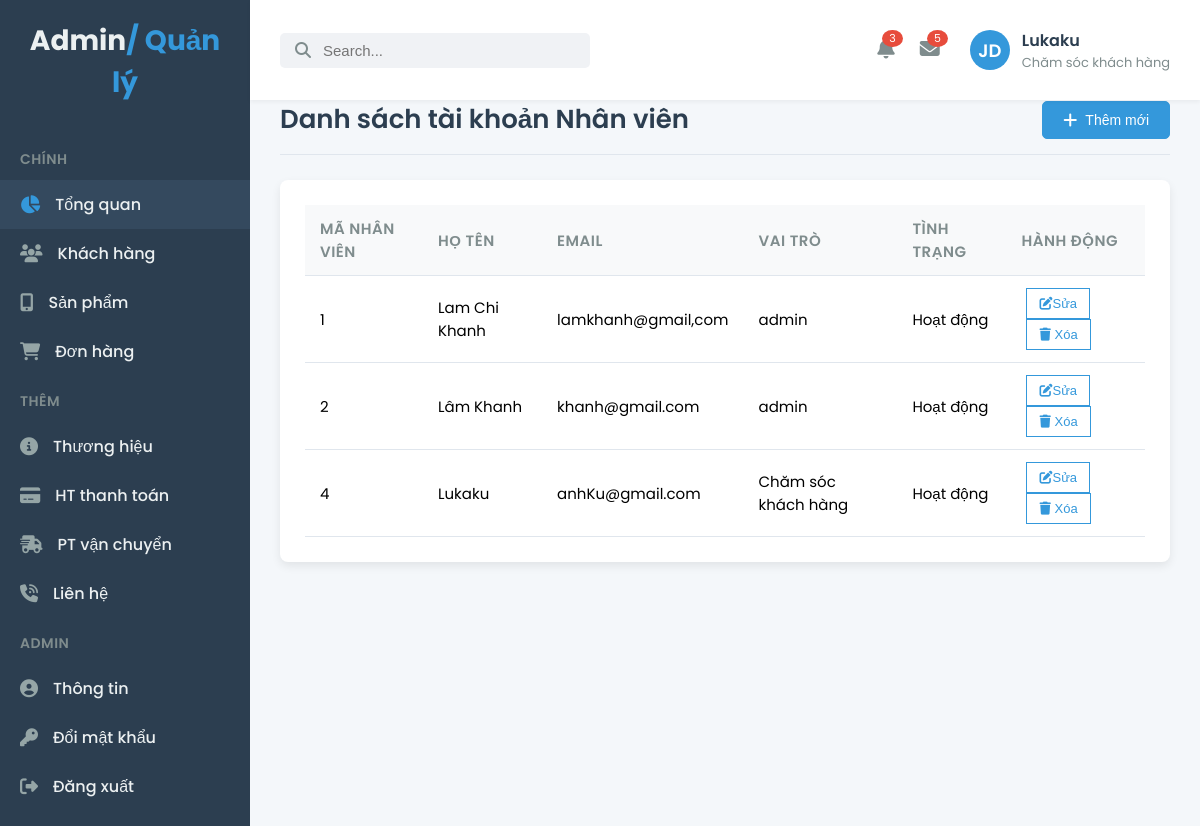
Page /admin/admin-list.php (signed in) on the committed database.
### tables this page shows
CREATE TABLE `quan_tri` (
  `id_admin` int(11) NOT NULL,
  `hoten` varchar(50) NOT NULL,
  `email` varchar(50) NOT NULL,
  `matkhau` varchar(255) NOT NULL,
  `avatar` varchar(255) DEFAULT NULL,
  `vaitro` tinyint(4) NOT NULL COMMENT '0: admin, 1: nhân viên sale, 2: chăm sóc khách hàng, 3: nhân viên kho, 4: kế toán, 5: quản lý',
  `trangthai` tinyint(4) NOT NULL DEFAULT 0 COMMENT '0: active, 1: deactive',
  `ngay_tao` datetime NOT NULL DEFAULT current_timestamp()
);

### admin/admin-list.php (the view, shortened to what this page needs)
<?php
    include_once "sidebar.php";
    require_once "connect.php";
    $sql = "SELECT * FROM quan_tri";
    $query = mysqli_query($conn, $sql);
?>
<div class="main-content">
  <div class="page-title">
    <div class="title">Danh sách tài khoản Nhân viên</div>
    <div class="action-buttons">
      <button class="btn btn-primary">
        <a href="admin-add.php"><i class="fas fa-plus"></i>
        Thêm mới </a>
      </button>
    </div>
  </div>
  <div class="table-card">
    <table class="data-table">
      <thead>
        <tr>
          <th>Mã nhân viên</th>
          <th>Họ tên</th>
          <th>Email</th>
          <th>Vai trò</th>
          <th>Tình trạng</th>
          <th>Hành động</th>
        </tr>
      </thead>
      <tbody>
          <?php foreach($query as $nhanvien): ?>
            <tr>
              <td><?php echo $nhanvien["id_admin"]  ?></td>
              <td><?php echo $nhanvien["hoten"] ?></td>
              <td><?php echo $nhanvien["email"] ?></td>
              <td><?php switch($nhanvien["vaitro"]) {
                case 0: echo "admin"; break;
                case 2: echo "Chăm sóc khách hàng"; break;
              }
              ?></td>
              <td><?php echo $nhanvien["trangthai"]==0 ? "Hoạt động" : "Bị khóa" ?></td>
              <td>
                <a href="admin-update.php?id_admin=<?php echo $nhanvien["id_admin"] ?>"><button class="btn btn-outline btn-sm">
                  <i class="fa-solid fa-pen-to-square"></i>Sửa
                </button></a>
                <a href="admin-delete.php?id_admin=<?php echo $nhanvien["id_admin"] ?>" onclick="return confirm('Bạn có chắc chắn xóa dữ liệu này không?')"><button class="btn btn-outline btn-sm">
                  <i class="fa-solid fa-trash"></i> Xóa
                </button></a>
              </td>
            </tr>
          <?php endforeach; ?>
      </tbody>
    </table>
  </div>
</div>
<?php include_once "footer.php"; ?>

### css/style.css (style rules this page uses)
body { font-family: 'Poppins', sans-serif; margin: 0; background-color: #f4f7fa; display: flex; min-height: 100vh; }
.main-content { flex-grow: 1; padding: 30px; background-color: #f4f7fa; overflow-y: auto; }
.page-title { display: flex; justify-content: space-between; align-items: center; margin-bottom: 25px; padding-bottom: 15px; border-bottom: 1px solid #e0e6ed; }
.page-title .title { font-size: 26px; font-weight: 600; color: #2c3e50; }
.action-buttons .btn { padding: 10px 20px; border-radius: 5px; font-size: 14px; font-weight: 500; cursor: pointer; transition: all 0.3s ease; text-decoration: none; display: inline-flex; align-items: center; justify-content: center; color: #ffffff; }
.action-buttons .btn a { color: #ffffff; text-decoration: none; display: flex; align-items: center; }
.action-buttons .btn i { margin-right: 8px; font-size: 16px; }
.btn-primary { background-color: #3498db; border: 1px solid #3498db; color: #ffffff; }
.btn-outline { background-color: transparent; border: 1px solid #7f8c8d; color: #7f8c8d; margin-left: 10px; }
.table-card { background-color: #ffffff; border-radius: 8px; box-shadow: 0 4px 10px rgba(0, 0, 0, 0.08); padding: 25px; margin-bottom: 30px; }
.data-table { width: 100%; border-collapse: collapse; font-size: 15px; text-align: left; }
.data-table th, .data-table td { padding: 12px 15px; border-bottom: 1px solid #e0e6ed; }
.data-table th { background-color: #f8f9fa; color: #7f8c8d; font-weight: 600; text-transform: uppercase; letter-spacing: 0.5px; }
.btn-sm { padding: 7px 12px; font-size: 13px; margin-left: 5px; }
.btn-outline.btn-sm { color: #3498db; border-color: #3498db; background-color: transparent; }
.main-content { flex-grow: 1; padding: 30px; background-color: #f4f7fa; overflow-y: auto; margin-top: 70px; }

### rows in the picture
quan_tri: id_admin "1", hoten "Lam Chi Khanh", email "lamkhanh@gmail,com", vaitro "admin", trangthai "Hoạt động"
quan_tri: id_admin "2", hoten "Lâm Khanh", email "khanh@gmail.com", vaitro "admin", trangthai "Hoạt động"
quan_tri: id_admin "4", hoten "Lukaku", email "anhKu@gmail.com", vaitro "Chăm sóc khách hàng", trangthai "Hoạt động"

### other values in the picture
$name "Lukaku"
